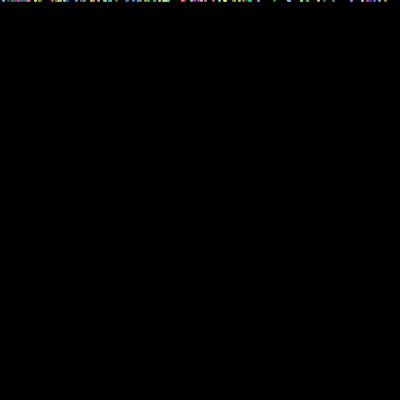
Frame 1 (no input)
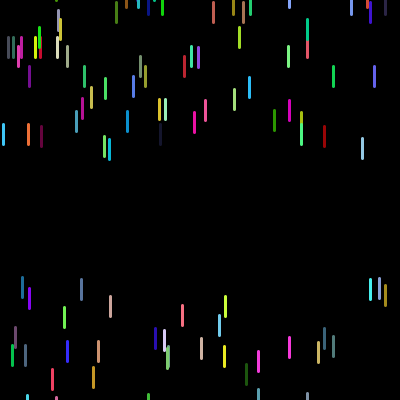
Frame 60 (the mouse pressed at the canvas centre just before this capture)
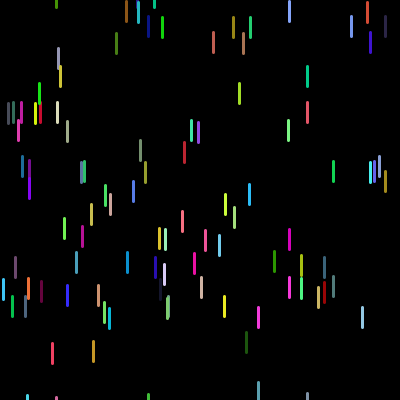
Frame 120 (the mouse held since frame 60 and released just before this capture)

The Processing sketch that drew these frames (run headless with seeded random() and noise(); from frame 60 on, the mouse is pressed at the canvas centre):

// Processing sketch: lluvia
// ── lluvia.pde
Lluvia tormenta;

void setup(){
  size(400,400);
  tormenta = new Lluvia();
}

void draw(){
  background(0);
  tormenta.mostrar();
}
// ── classGota.pde
class Gota{
  //Atributos
  float x1;
  float y1;
  float l;
  float vel;
  color c;
  float grosor;
  
  //Constructor
  Gota(){
    x1 = width/2;
    l = 20;
    y1 = -l;
    vel = 5;
    grosor = 3;
    c = color(#9B02D8);
  }
  
  Gota(float x1_, float vel_, color c_){
    x1 = x1_;
    l = 20;
    y1 = -l;
    vel = vel_;
    grosor = 3;
    c = c_;
  }
  
  //Métodos
  void mostrar(){
    stroke(c);
    strokeWeight(grosor);
    line(x1,y1,x1,y1+l);
  }
  
  void caer(){
    y1 = y1+vel;
  }
  
  boolean salir(){
    boolean res;
    if(y1 > height){
      res = true;
    }
    else{
      res = false;
    }
    return res;
  }
  
  void reiniciar(){
    y1 = -l;
  }
}
// ── classLluvia.pde
class Lluvia {
  //Atributo
  Gota[] gotitas = new Gota[100];

  //Constructor
  Lluvia() {
    for (int i = 0; i < gotitas.length; i++) {
      gotitas[i] = new Gota(random(0,width),random(5,10),color(random(0,255),random(0,255),random(0,255)));
    }
  }

  //Métodos
  void mostrar() {
    for (int i = 0; i < gotitas.length; i++) {
      gotitas[i].mostrar();
      gotitas[i].caer();
      if (gotitas[i].salir() == true) {
        gotitas[i].reiniciar();
      }
    }
  }
}
